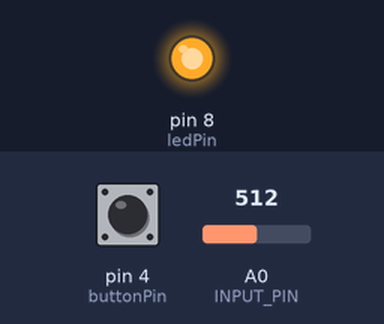
A sketch run on a simulated Arduino Uno, built with avr-gcc and run on an emulated ATmega328P. Parts: output pins drawn as LEDs (lit = HIGH). The test bench sets the inputs (shaded band); at power-on: pin 4 (buttonPin) LOW, A0 (INPUT_PIN) = 512. What the sketch prints to the serial monitor is not drawn.

Above: at 1.2 s.
1.3 s: pin 4 (buttonPin) pulled HIGH for 0.15 s
At 2.4 s:
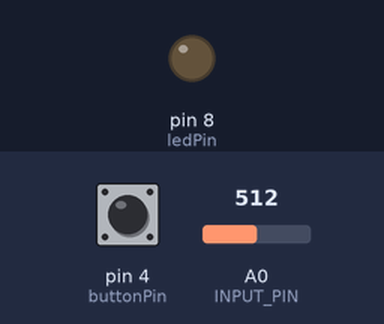
2.9 s: pin 4 (buttonPin) pulled HIGH for 1 s
At 3.6 s:
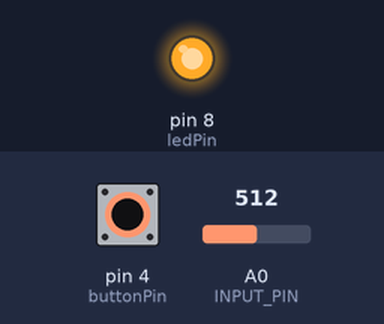
5.4 s: pin 4 (buttonPin) pulled HIGH for 3.2 s
At 6.7 s:
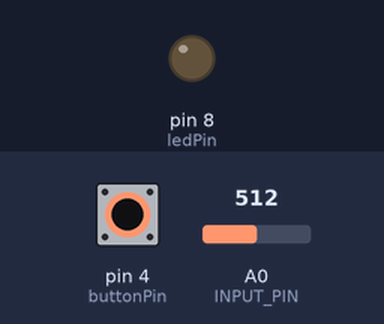
Timing chart, 0 to 8.4 s (numbered marks = the images above; inputs shaded):
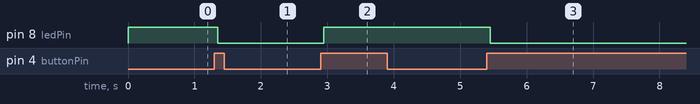

The sketch:

Obstacle-Game.ino
```cpp
// Mistral Cat Obstacle Game - Single Channel EMG
// Based on BioAmp EXG Pill EMGScrolling example
// https://github.com/upsidedownlabs/BioAmp-EXG-Pill

// Samples per second
#define SAMPLE_RATE 500

// Make sure to set the same baud rate on your Serial Monitor/Plotter
#define BAUD_RATE 115200

// Change if your sensor is connected to a different analog pin
#define INPUT_PIN A0

// Button to start the serial transaction (SW1)
const int buttonPin = 4;

// LED to show serial transaction status
const int ledPin = 8;

// Envelope buffer size
// High value -> smooth but less responsive
// Low value -> not smooth but responsive
#define BUFFER_SIZE 64

int circular_buffer[BUFFER_SIZE];
int data_index, sum;

// Device working status variables
int ledState = LOW;
int buttonState;
int lastButtonState = LOW;
unsigned long lastDebounceTime = 0;
unsigned long debounceDelay = 50;

// Jump settings - EDGE-BASED DETECTION
#define JUMP_THRESHOLD 10  // EMG envelope threshold to trigger jump (test low value)
#define JUMP_COOLDOWN 500   // Minimum time between jumps (milliseconds)

unsigned long lastJumpTime = 0;
bool jumpTriggered = false;  // Edge detection: jump currently triggered
bool lastStateAboveThreshold = false;  // Previous state for edge detection

void setup() {
  // Initialize serial communication
  Serial.begin(BAUD_RATE);

  // Initialize input pin
  pinMode(INPUT_PIN, INPUT);

  // Initialize button and status LED
  pinMode(buttonPin, INPUT);
  pinMode(ledPin, OUTPUT);
  digitalWrite(ledPin, ledState);

  // Initialize circular buffer
  for (int i = 0; i < BUFFER_SIZE; i++) {
    circular_buffer[i] = 0;
  }
  data_index = 0;
  sum = 0;

  // Auto-enable serial transmission (no button press needed)
  ledState = HIGH;
  digitalWrite(ledPin, ledState);
}

void loop() {
  // Button debounce logic
  int reading = digitalRead(buttonPin);
  if (reading != lastButtonState) {
    lastDebounceTime = millis();
  }

  if ((millis() - lastDebounceTime) > debounceDelay) {
    if (reading != buttonState) {
      buttonState = reading;
      if (buttonState == HIGH) {
        ledState = !ledState;
      }
    }
  }
  digitalWrite(ledPin, ledState);
  lastButtonState = reading;

  // Calculate elapsed time
  static unsigned long past = 0;
  unsigned long present = micros();
  unsigned long interval = present - past;
  past = present;

  // Run timer
  static long timer = 0;
  timer -= interval;

  // Sample and get envelope
  if (timer < 0) {
    timer += 1000000 / SAMPLE_RATE;

    // Raw EMG value
    int sensor_value = analogRead(INPUT_PIN);

    // Filtered EMG signal
    int signal = EMGFilter(sensor_value);

    // EMG envelope
    int envelope = getEnvelope(abs(signal));

    // Only send serial data when ledState is HIGH (button pressed)
    if (ledState == HIGH) {
      bool currentAboveThreshold = (envelope > JUMP_THRESHOLD);
      unsigned long current_time = millis();

      // EDGE DETECTION: Rising edge (spike start) triggers jump
      if (currentAboveThreshold && !lastStateAboveThreshold && !jumpTriggered) {
        // Check cooldown
        if (current_time - lastJumpTime >= JUMP_COOLDOWN) {
          Serial.println("1");  // SINGLE PULSE: Jump triggered
          jumpTriggered = true;
          lastJumpTime = current_time;
        }
      }

      // Reset when signal drops below threshold (flex ended)
      if (!currentAboveThreshold && lastStateAboveThreshold) {
        jumpTriggered = false;
      }

      // Always send "0" when not actively triggering a jump
      if (!jumpTriggered) {
        Serial.println("0");
      }

      // Update last state for next iteration
      lastStateAboveThreshold = currentAboveThreshold;
    }
  }
}

// Envelope detection algorithm
// Returns smoothed absolute value of EMG signal
int getEnvelope(int abs_emg) {
  sum -= circular_buffer[data_index];
  sum += abs_emg;
  circular_buffer[data_index] = abs_emg;
  data_index = (data_index + 1) % BUFFER_SIZE;
  return (sum / BUFFER_SIZE) * 2;
}

// Band-Pass Butterworth IIR digital filter, generated using filter_gen.py.
// Sampling rate: 500.0 Hz, frequency: [74.5, 149.5] Hz.
// Filter is order 4, implemented as second-order sections (biquads).
// Reference:
// https://docs.scipy.org/doc/scipy/reference/generated/scipy.signal.butter.html
// https://courses.ideate.cmu.edu/16-223/f2020/Arduino/FilterDemos/filter_gen.py
float EMGFilter(float input) {
  float output = input;

  // First biquad section
  {
    static float z1, z2;  // filter section state
    float x = output - 0.05159732 * z1 - 0.36347401 * z2;
    output = 0.01856301 * x + 0.03712602 * z1 + 0.01856301 * z2;
    z2 = z1;
    z1 = x;
  }

  // Second biquad section
  {
    static float z1, z2;  // filter section state
    float x = output - -0.53945795 * z1 - 0.39764934 * z2;
    output = 1.00000000 * x + -2.00000000 * z1 + 1.00000000 * z2;
    z2 = z1;
    z1 = x;
  }

  // Third biquad section
  {
    static float z1, z2;  // filter section state
    float x = output - 0.47319594 * z1 - 0.70744137 * z2;
    output = 1.00000000 * x + 2.00000000 * z1 + 1.00000000 * z2;
    z2 = z1;
    z1 = x;
  }

  // Fourth biquad section
  {
    static float z1, z2;  // filter section state
    float x = output - -1.00211112 * z1 - 0.74520226 * z2;
    output = 1.00000000 * x + -2.00000000 * z1 + 1.00000000 * z2;
    z2 = z1;
    z1 = x;
  }

  return output;
}
```

Measured:
- after the input at 1.3 s, pin 8 (ledPin): HIGH → LOW after 0.05 s
- after the input at 2.9 s, pin 8 (ledPin): LOW → HIGH after 0.05 s
- after the input at 5.4 s, pin 8 (ledPin): HIGH → LOW after 0.05 s
